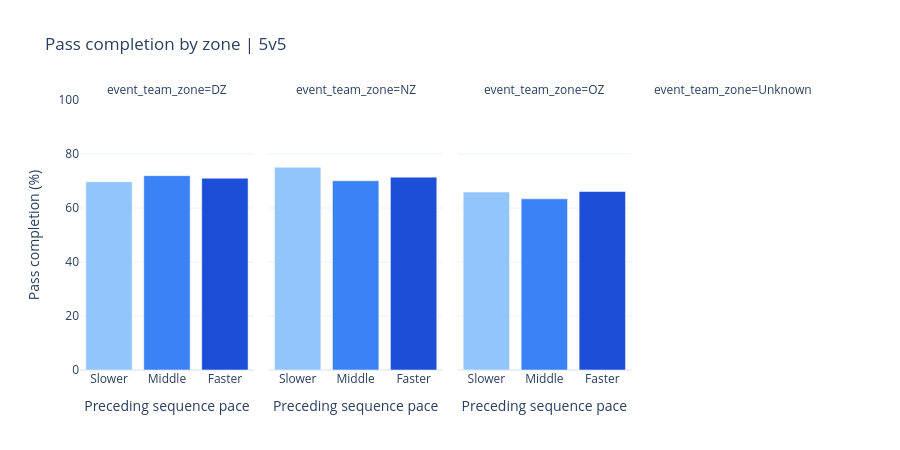

The cell this chart's notebook holds for it:
### Markdown cell above
## 10.6. Check zone, length, type, and team context

Use the same pooled pace boundaries to compare within zone, endpoint-length band, and direct/indirect pass type. These are separate descriptive splits, not a fully adjusted model. Missing length remains an unknown group. Keep attempt and game counts when reviewing team profiles; sparse groups are not reliable rankings.

### Code cell
context_tables = {}
for context in ["event_team_zone", "length_band", "pass_type"]:
    context_passes = analysis_passes.copy()
    context_passes[context] = context_passes[context].astype("string").fillna("Unknown")
    context_tables[context] = summarize_completion(context_passes, [context, "pace_band"])
    print(context)
    display(context_tables[context].round(2))

zone_plot = context_tables["event_team_zone"]
zone_fig = px.bar(
    zone_plot, x="pace_band", y="Complete_pct", color="pace_band", facet_col="event_team_zone",
    category_orders={"pace_band": PACE_ORDER, "event_team_zone": ["DZ", "NZ", "OZ", "Unknown"]},
    color_discrete_map={"Slower": "#93c5fd", "Middle": "#3b82f6", "Faster": "#1d4ed8"},
    hover_data=["attempts", "games"],
    labels={"pace_band": "Preceding sequence pace", "Complete_pct": "Pass completion (%)"},
    title="Pass completion by zone | 5v5",
)
zone_fig.update_layout(template="plotly_white", height=450, showlegend=False)
zone_fig.update_yaxes(range=[0, 100])
zone_fig.show()
team_summary = summarize_completion(analysis_passes, ["team_id", "team_name", "pace_band"])
display(team_summary.round(2))

### Figure 1 — Plotly figure (JSON) as saved in the notebook; plotly's stock layout.template omitted (floating-point values rounded to 4 significant figures)
{"data": [{"customdata": [[1710, 34]], "hovertemplate": "Preceding sequence pace=%{x}<br>event_team_zone=DZ<br>Pass completion (%)=%{y}<br>attempts=%{customdata[0]}<br>games=%{customdata[1]}<extra></extra>", "legendgroup": "Slower", "marker": {"color": "#93c5fd", "pattern": {"shape": ""}}, "name": "Slower", "orientation": "v", "showlegend": true, "textposition": "auto", "type": "bar", "x": ["Slower"], "xaxis": "x", "y": [69.77], "yaxis": "y"}, {"customdata": [[478, 34]], "hovertemplate": "Preceding sequence pace=%{x}<br>event_team_zone=NZ<br>Pass completion (%)=%{y}<br>attempts=%{customdata[0]}<br>games=%{customdata[1]}<extra></extra>", "legendgroup": "Slower", "marker": {"color": "#93c5fd", "pattern": {"shape": ""}}, "name": "Slower", "orientation": "v", "showlegend": false, "textposition": "auto", "type": "bar", "x": ["Slower"], "xaxis": "x2", "y": [75.1], "yaxis": "y2"}, {"customdata": [[1500, 34]], "hovertemplate": "Preceding sequence pace=%{x}<br>event_team_zone=OZ<br>Pass completion (%)=%{y}<br>attempts=%{customdata[0]}<br>games=%{customdata[1]}<extra></extra>", "legendgroup": "Slower", "marker": {"color": "#93c5fd", "pattern": {"shape": ""}}, "name": "Slower", "orientation": "v", "showlegend": false, "textposition": "auto", "type": "bar", "x": ["Slower"], "xaxis": "x3", "y": [65.93], "yaxis": "y3"}, {"customdata": [[1171, 34]], "hovertemplate": "Preceding sequence pace=%{x}<br>event_team_zone=DZ<br>Pass completion (%)=%{y}<br>attempts=%{customdata[0]}<br>games=%{customdata[1]}<extra></extra>", "legendgroup": "Middle", "marker": {"color": "#3b82f6", "pattern": {"shape": ""}}, "name": "Middle", "orientation": "v", "showlegend": true, "textposition": "auto", "type": "bar", "x": ["Middle"], "xaxis": "x", "y": [71.99], "yaxis": "y"}, {"customdata": [[468, 34]], "hovertemplate": "Preceding sequence pace=%{x}<br>event_team_zone=NZ<br>Pass completion (%)=%{y}<br>attempts=%{customdata[0]}<br>games=%{customdata[1]}<extra></extra>", "legendgroup": "Middle", "marker": {"color": "#3b82f6", "pattern": {"shape": ""}}, "name": "Middle", "orientation": "v", "showlegend": false, "textposition": "auto", "type": "bar", "x": ["Middle"], "xaxis": "x2", "y": [70.09], "yaxis": "y2"}, {"customdata": [[2049, 34]], "hovertemplate": "Preceding sequence pace=%{x}<br>event_team_zone=OZ<br>Pass completion (%)=%{y}<br>attempts=%{customdata[0]}<br>games=%{customdata[1]}<extra></extra>", "legendgroup": "Middle", "marker": {"color": "#3b82f6", "pattern": {"shape": ""}}, "name": "Middle", "orientation": "v", "showlegend": false, "textposition": "auto", "type": "bar", "x": ["Middle"], "xaxis": "x3", "y": [63.4], "yaxis": "y3"}, {"customdata": [[1754, 34]], "hovertemplate": "Preceding sequence pace=%{x}<br>event_team_zone=DZ<br>Pass completion (%)=%{y}<br>attempts=%{customdata[0]}<br>games=%{customdata[1]}<extra></extra>", "legendgroup": "Faster", "marker": {"color": "#1d4ed8", "pattern": {"shape": ""}}, "name": "Faster", "orientation": "v", "showlegend": true, "textposition": "auto", "type": "bar", "x": ["Faster"], "xaxis": "x", "y": [71.04], "yaxis": "y"}, {"customdata": [[686, 34]], "hovertemplate": "Preceding sequence pace=%{x}<br>event_team_zone=NZ<br>Pass completion (%)=%{y}<br>attempts=%{customdata[0]}<br>games=%{customdata[1]}<extra></extra>", "legendgroup": "Faster", "marker": {"color": "#1d4ed8", "pattern": {"shape": ""}}, "name": "Faster", "orientation": "v", "showlegend": false, "textposition": "auto", "type": "bar", "x": ["Faster"], "xaxis": "x2", "y": [71.43], "yaxis": "y2"}, {"customdata": [[1248, 34]], "hovertemplate": "Preceding sequence pace=%{x}<br>event_team_zone=OZ<br>Pass completion (%)=%{y}<br>attempts=%{customdata[0]}<br>games=%{customdata[1]}<extra></extra>", "legendgroup": "Faster", "marker": {"color": "#1d4ed8", "pattern": {"shape": ""}}, "name": "Faster", "orientation": "v", "showlegend": false, "textposition": "auto", "type": "bar", "x": ["Faster"], "xaxis": "x3", "y": [66.11], "yaxis": "y3"}], "layout": {"annotations": [{"font": {}, "showarrow": false, "text": "event_team_zone=DZ", "x": 0.1175, "xanchor": "center", "xref": "paper", "y": 1, "yanchor": "bottom", "yref": "paper"}, {"font": {}, "showarrow": false, "text": "event_team_zone=NZ", "x": 0.3725, "xanchor": "center", "xref": "paper", "y": 1, "yanchor": "bottom", "yref": "paper"}, {"font": {}, "showarrow": false, "text": "event_team_zone=OZ", "x": 0.6275, "xanchor": "center", "xref": "paper", "y": 1, "yanchor": "bottom", "yref": "paper"}, {"font": {}, "showarrow": false, "text": "event_team_zone=Unknown", "x": 0.8825, "xanchor": "center", "xref": "paper", "y": 1, "yanchor": "bottom", "yref": "paper"}], "barmode": "relative", "height": 450, "legend": {"title": {"text": "Preceding sequence pace"}, "tracegroupgap": 0}, "showlegend": false, "title": {"text": "Pass completion by zone | 5v5"}, "xaxis": {"anchor": "y", "categoryarray": ["Slower", "Middle", "Faster"], "categoryorder": "array", "domain": [0, 0.235], "title": {"text": "Preceding sequence pace"}}, "xaxis2": {"anchor": "y2", "categoryarray": ["Slower", "Middle", "Faster"], "categoryorder": "array", "domain": [0.255, 0.49], "matches": "x", "title": {"text": "Preceding sequence pace"}}, "xaxis3": {"anchor": "y3", "categoryarray": ["Slower", "Middle", "Faster"], "categoryorder": "array", "domain": [0.51, 0.745], "matches": "x", "title": {"text": "Preceding sequence pace"}}, "xaxis4": {"anchor": "y4", "categoryarray": ["Slower", "Middle", "Faster"], "categoryorder": "array", "domain": [0.765, 1.0], "matches": "x", "title": {"text": "Preceding sequence pace"}}, "yaxis": {"anchor": "x", "domain": [0, 1], "range": [0, 100], "title": {"text": "Pass completion (%)"}}, "yaxis2": {"anchor": "x2", "domain": [0, 1], "matches": "y", "range": [0, 100], "showticklabels": false}, "yaxis3": {"anchor": "x3", "domain": [0, 1], "matches": "y", "range": [0, 100], "showticklabels": false}, "yaxis4": {"anchor": "x4", "domain": [0, 1], "matches": "y", "range": [0, 100], "showticklabels": false}}}
